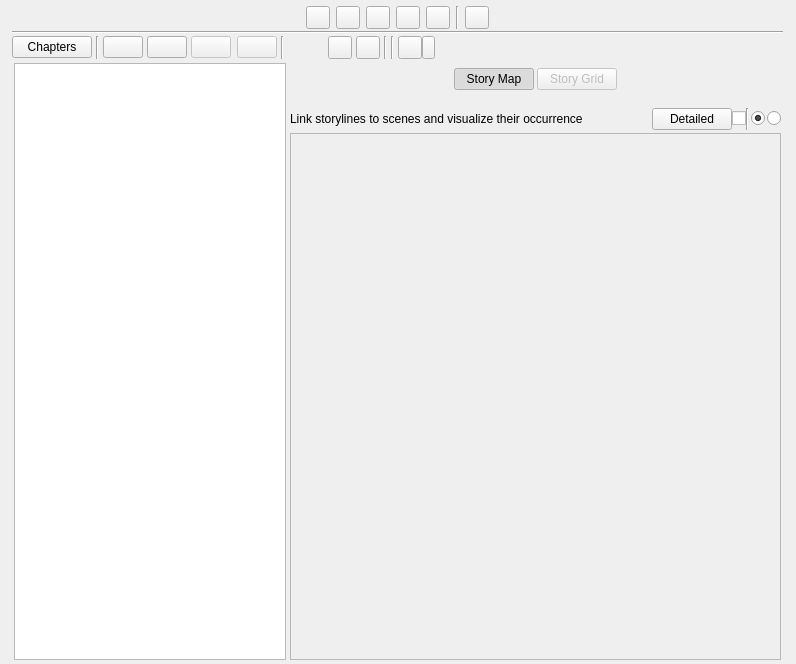
<?xml version="1.0" encoding="UTF-8"?>
<ui version="4.0">
 <class>ScenesView</class>
 <widget class="QWidget" name="ScenesView">
  <property name="geometry">
   <rect>
    <x>0</x>
    <y>0</y>
    <width>796</width>
    <height>664</height>
   </rect>
  </property>
  <property name="windowTitle">
   <string>Form</string>
  </property>
  <layout class="QVBoxLayout" name="verticalLayout">
   <property name="spacing">
    <number>2</number>
   </property>
   <property name="leftMargin">
    <number>2</number>
   </property>
   <property name="topMargin">
    <number>0</number>
   </property>
   <property name="rightMargin">
    <number>3</number>
   </property>
   <property name="bottomMargin">
    <number>2</number>
   </property>
   <item>
    <widget class="QWidget" name="wdgTitleParent" native="true">
     <property name="sizePolicy">
      <sizepolicy hsizetype="Preferred" vsizetype="Maximum">
       <horstretch>0</horstretch>
       <verstretch>0</verstretch>
      </sizepolicy>
     </property>
     <layout class="QHBoxLayout" name="horizontalLayout_6">
      <property name="spacing">
       <number>4</number>
      </property>
      <property name="leftMargin">
       <number>0</number>
      </property>
      <property name="topMargin">
       <number>0</number>
      </property>
      <property name="rightMargin">
       <number>0</number>
      </property>
      <property name="bottomMargin">
       <number>0</number>
      </property>
     </layout>
    </widget>
   </item>
   <item>
    <widget class="QStackedWidget" name="stackedWidget">
     <property name="currentIndex">
      <number>0</number>
     </property>
     <widget class="QWidget" name="pageView">
      <layout class="QVBoxLayout" name="verticalLayout_4">
       <property name="spacing">
        <number>0</number>
       </property>
       <property name="leftMargin">
        <number>10</number>
       </property>
       <property name="topMargin">
        <number>0</number>
       </property>
       <property name="rightMargin">
        <number>10</number>
       </property>
       <property name="bottomMargin">
        <number>0</number>
       </property>
       <item>
        <widget class="QWidget" name="widget_2" native="true">
         <layout class="QHBoxLayout" name="horizontalLayout_4">
          <property name="leftMargin">
           <number>0</number>
          </property>
          <property name="topMargin">
           <number>4</number>
          </property>
          <property name="rightMargin">
           <number>0</number>
          </property>
          <property name="bottomMargin">
           <number>2</number>
          </property>
          <item>
           <spacer name="horizontalSpacer_5">
            <property name="orientation">
             <enum>Qt::Horizontal</enum>
            </property>
            <property name="sizeHint" stdset="0">
             <size>
              <width>40</width>
              <height>20</height>
             </size>
            </property>
           </spacer>
          </item>
          <item>
           <widget class="QToolButton" name="btnCardsView">
            <property name="cursor">
             <cursorShape>PointingHandCursor</cursorShape>
            </property>
            <property name="toolTip">
             <string tr="true">Cards view</string>
            </property>
            <property name="text">
             <string/>
            </property>
            <property name="checkable">
             <bool>true</bool>
            </property>
            <property name="checked">
             <bool>false</bool>
            </property>
            <property name="base" stdset="0">
             <bool>true</bool>
            </property>
            <attribute name="buttonGroup">
             <string notr="true">btnGroupViews</string>
            </attribute>
           </widget>
          </item>
          <item>
           <widget class="QToolButton" name="btnTableView">
            <property name="cursor">
             <cursorShape>PointingHandCursor</cursorShape>
            </property>
            <property name="toolTip">
             <string tr="true">Table view</string>
            </property>
            <property name="text">
             <string/>
            </property>
            <property name="checkable">
             <bool>true</bool>
            </property>
            <property name="checked">
             <bool>false</bool>
            </property>
            <property name="base" stdset="0">
             <bool>true</bool>
            </property>
            <attribute name="buttonGroup">
             <string notr="true">btnGroupViews</string>
            </attribute>
           </widget>
          </item>
          <item>
           <widget class="QToolButton" name="btnTimelineView">
            <property name="cursor">
             <cursorShape>PointingHandCursor</cursorShape>
            </property>
            <property name="toolTip">
             <string tr="true">Story grid view</string>
            </property>
            <property name="text">
             <string/>
            </property>
            <property name="checkable">
             <bool>true</bool>
            </property>
            <property name="checked">
             <bool>false</bool>
            </property>
            <property name="base" stdset="0">
             <bool>true</bool>
            </property>
            <attribute name="buttonGroup">
             <string notr="true">btnGroupViews</string>
            </attribute>
           </widget>
          </item>
          <item>
           <widget class="QToolButton" name="btnStorymap">
            <property name="cursor">
             <cursorShape>PointingHandCursor</cursorShape>
            </property>
            <property name="toolTip">
             <string tr="true">Storymap view</string>
            </property>
            <property name="text">
             <string/>
            </property>
            <property name="checkable">
             <bool>true</bool>
            </property>
            <property name="checked">
             <bool>false</bool>
            </property>
            <property name="base" stdset="0">
             <bool>true</bool>
            </property>
            <attribute name="buttonGroup">
             <string notr="true">btnGroupViews</string>
            </attribute>
           </widget>
          </item>
          <item>
           <widget class="QToolButton" name="btnCharactersDistributionView">
            <property name="cursor">
             <cursorShape>PointingHandCursor</cursorShape>
            </property>
            <property name="toolTip">
             <string tr="true">Distribution view</string>
            </property>
            <property name="text">
             <string/>
            </property>
            <property name="checkable">
             <bool>true</bool>
            </property>
            <property name="base" stdset="0">
             <bool>true</bool>
            </property>
            <attribute name="buttonGroup">
             <string notr="true">btnGroupViews</string>
            </attribute>
           </widget>
          </item>
          <item>
           <widget class="Line" name="line_5">
            <property name="orientation">
             <enum>Qt::Vertical</enum>
            </property>
           </widget>
          </item>
          <item>
           <widget class="QToolButton" name="btnStatusView">
            <property name="cursor">
             <cursorShape>PointingHandCursor</cursorShape>
            </property>
            <property name="toolTip">
             <string tr="true">Progress view</string>
            </property>
            <property name="text">
             <string/>
            </property>
            <property name="checkable">
             <bool>true</bool>
            </property>
            <property name="base" stdset="0">
             <bool>true</bool>
            </property>
            <attribute name="buttonGroup">
             <string notr="true">btnGroupViews</string>
            </attribute>
           </widget>
          </item>
          <item>
           <spacer name="horizontalSpacer_8">
            <property name="orientation">
             <enum>Qt::Horizontal</enum>
            </property>
            <property name="sizeHint" stdset="0">
             <size>
              <width>40</width>
              <height>20</height>
             </size>
            </property>
           </spacer>
          </item>
         </layout>
        </widget>
       </item>
       <item>
        <widget class="Line" name="line_4">
         <property name="orientation">
          <enum>Qt::Horizontal</enum>
         </property>
        </widget>
       </item>
       <item>
        <widget class="QWidget" name="widget" native="true">
         <layout class="QHBoxLayout" name="horizontalLayout">
          <property name="spacing">
           <number>4</number>
          </property>
          <property name="leftMargin">
           <number>0</number>
          </property>
          <property name="topMargin">
           <number>2</number>
          </property>
          <property name="rightMargin">
           <number>0</number>
          </property>
          <property name="bottomMargin">
           <number>2</number>
          </property>
          <item>
           <widget class="QPushButton" name="btnChaptersToggle">
            <property name="cursor">
             <cursorShape>PointingHandCursor</cursorShape>
            </property>
            <property name="toolTip">
             <string tr="true">Toggle chapters display</string>
            </property>
            <property name="text">
             <string tr="true">Chapters</string>
            </property>
            <property name="checkable">
             <bool>true</bool>
            </property>
            <property name="base" stdset="0">
             <bool>true</bool>
            </property>
           </widget>
          </item>
          <item>
           <widget class="Line" name="line">
            <property name="orientation">
             <enum>Qt::Vertical</enum>
            </property>
           </widget>
          </item>
          <item>
           <widget class="QPushButton" name="btnNew">
            <property name="maximumSize">
             <size>
              <width>130</width>
              <height>16777215</height>
             </size>
            </property>
            <property name="cursor">
             <cursorShape>PointingHandCursor</cursorShape>
            </property>
            <property name="toolTip">
             <string tr="true">Add new scene</string>
            </property>
            <property name="text">
             <string/>
            </property>
            <property name="shortcut">
             <string>Ctrl+N</string>
            </property>
            <property name="positive" stdset="0">
             <bool>true</bool>
            </property>
            <property name="base" stdset="0">
             <bool>true</bool>
            </property>
           </widget>
          </item>
          <item>
           <widget class="QPushButton" name="btnNewWithMenu">
            <property name="maximumSize">
             <size>
              <width>130</width>
              <height>16777215</height>
             </size>
            </property>
            <property name="cursor">
             <cursorShape>PointingHandCursor</cursorShape>
            </property>
            <property name="toolTip">
             <string tr="true">Add new scene or chapter</string>
            </property>
            <property name="text">
             <string/>
            </property>
            <property name="shortcut">
             <string>Ctrl+N</string>
            </property>
            <property name="positive" stdset="0">
             <bool>true</bool>
            </property>
            <property name="base" stdset="0">
             <bool>true</bool>
            </property>
           </widget>
          </item>
          <item>
           <widget class="QPushButton" name="btnEdit">
            <property name="enabled">
             <bool>false</bool>
            </property>
            <property name="maximumSize">
             <size>
              <width>130</width>
              <height>16777215</height>
             </size>
            </property>
            <property name="cursor">
             <cursorShape>PointingHandCursor</cursorShape>
            </property>
            <property name="toolTip">
             <string tr="true">Edit selected scene</string>
            </property>
            <property name="text">
             <string/>
            </property>
            <property name="shortcut">
             <string>E</string>
            </property>
            <property name="base" stdset="0">
             <bool>true</bool>
            </property>
           </widget>
          </item>
          <item>
           <spacer name="horizontalSpacer_3">
            <property name="orientation">
             <enum>Qt::Horizontal</enum>
            </property>
            <property name="sizeType">
             <enum>QSizePolicy::Fixed</enum>
            </property>
            <property name="sizeHint" stdset="0">
             <size>
              <width>2</width>
              <height>20</height>
             </size>
            </property>
           </spacer>
          </item>
          <item>
           <widget class="QPushButton" name="btnDelete">
            <property name="enabled">
             <bool>false</bool>
            </property>
            <property name="maximumSize">
             <size>
              <width>130</width>
              <height>16777215</height>
             </size>
            </property>
            <property name="cursor">
             <cursorShape>PointingHandCursor</cursorShape>
            </property>
            <property name="toolTip">
             <string tr="true">Delete scene</string>
            </property>
            <property name="text">
             <string/>
            </property>
            <property name="shortcut">
             <string>Del</string>
            </property>
            <property name="deconstructive" stdset="0">
             <bool>true</bool>
            </property>
            <property name="base" stdset="0">
             <bool>true</bool>
            </property>
           </widget>
          </item>
          <item>
           <widget class="Line" name="line_2">
            <property name="orientation">
             <enum>Qt::Vertical</enum>
            </property>
           </widget>
          </item>
          <item>
           <spacer name="horizontalSpacer_4">
            <property name="orientation">
             <enum>Qt::Horizontal</enum>
            </property>
            <property name="sizeType">
             <enum>QSizePolicy::Preferred</enum>
            </property>
            <property name="sizeHint" stdset="0">
             <size>
              <width>40</width>
              <height>20</height>
             </size>
            </property>
           </spacer>
          </item>
          <item>
           <widget class="QToolButton" name="btnFilter">
            <property name="cursor">
             <cursorShape>PointingHandCursor</cursorShape>
            </property>
            <property name="toolTip">
             <string tr="true">Apply additional filters</string>
            </property>
            <property name="text">
             <string/>
            </property>
            <property name="popupMode">
             <enum>QToolButton::InstantPopup</enum>
            </property>
            <property name="base" stdset="0">
             <bool>true</bool>
            </property>
           </widget>
          </item>
          <item>
           <widget class="QToolButton" name="btnPreferences">
            <property name="cursor">
             <cursorShape>PointingHandCursor</cursorShape>
            </property>
            <property name="toolTip">
             <string tr="true">Customize view</string>
            </property>
            <property name="text">
             <string/>
            </property>
            <property name="popupMode">
             <enum>QToolButton::InstantPopup</enum>
            </property>
            <property name="base" stdset="0">
             <bool>true</bool>
            </property>
           </widget>
          </item>
          <item>
           <widget class="Line" name="lineBeforeActFilter">
            <property name="orientation">
             <enum>Qt::Vertical</enum>
            </property>
           </widget>
          </item>
          <item>
           <widget class="Line" name="line_6">
            <property name="orientation">
             <enum>Qt::Vertical</enum>
            </property>
           </widget>
          </item>
          <item>
           <layout class="QHBoxLayout" name="horizontalLayout_9">
            <property name="spacing">
             <number>0</number>
            </property>
            <item>
             <widget class="QToolButton" name="btnStoryStructure">
              <property name="cursor">
               <cursorShape>PointingHandCursor</cursorShape>
              </property>
              <property name="toolTip">
               <string tr="true">Toggle story structure display</string>
              </property>
              <property name="text">
               <string/>
              </property>
              <property name="checkable">
               <bool>true</bool>
              </property>
              <property name="checked">
               <bool>false</bool>
              </property>
              <property name="base" stdset="0">
               <bool>true</bool>
              </property>
             </widget>
            </item>
            <item>
             <widget class="QToolButton" name="btnStoryStructureSelector">
              <property name="maximumSize">
               <size>
                <width>13</width>
                <height>16777215</height>
               </size>
              </property>
              <property name="text">
               <string/>
              </property>
              <property name="base" stdset="0">
               <bool>true</bool>
              </property>
              <property name="side-button-left" stdset="0">
               <bool>true</bool>
              </property>
             </widget>
            </item>
           </layout>
          </item>
          <item>
           <spacer name="horizontalSpacer_10">
            <property name="orientation">
             <enum>Qt::Horizontal</enum>
            </property>
            <property name="sizeHint" stdset="0">
             <size>
              <width>40</width>
              <height>20</height>
             </size>
            </property>
           </spacer>
          </item>
         </layout>
        </widget>
       </item>
       <item>
        <widget class="QSplitter" name="splitterLeft">
         <property name="sizePolicy">
          <sizepolicy hsizetype="Expanding" vsizetype="Expanding">
           <horstretch>0</horstretch>
           <verstretch>0</verstretch>
          </sizepolicy>
         </property>
         <property name="orientation">
          <enum>Qt::Horizontal</enum>
         </property>
         <property name="handleWidth">
          <number>0</number>
         </property>
         <property name="childrenCollapsible">
          <bool>false</bool>
         </property>
         <widget class="QWidget" name="wgtChapters" native="true">
          <layout class="QVBoxLayout" name="verticalLayout_2">
           <property name="spacing">
            <number>3</number>
           </property>
           <property name="leftMargin">
            <number>2</number>
           </property>
           <property name="topMargin">
            <number>2</number>
           </property>
           <property name="rightMargin">
            <number>2</number>
           </property>
           <property name="bottomMargin">
            <number>2</number>
           </property>
           <item>
            <widget class="ScenesTreeView" name="treeChapters">
             <property name="sizePolicy">
              <sizepolicy hsizetype="Preferred" vsizetype="Expanding">
               <horstretch>0</horstretch>
               <verstretch>0</verstretch>
              </sizepolicy>
             </property>
             <property name="mouseTracking">
              <bool>true</bool>
             </property>
            </widget>
           </item>
          </layout>
         </widget>
         <widget class="QWidget" name="layoutWidget">
          <layout class="QVBoxLayout" name="scenesViewLayout">
           <property name="spacing">
            <number>3</number>
           </property>
           <property name="leftMargin">
            <number>2</number>
           </property>
           <property name="topMargin">
            <number>2</number>
           </property>
           <property name="rightMargin">
            <number>2</number>
           </property>
           <property name="bottomMargin">
            <number>2</number>
           </property>
           <item>
            <widget class="QWidget" name="wdgStoryStructureParent" native="true">
             <layout class="QVBoxLayout" name="verticalLayout_10">
              <property name="spacing">
               <number>0</number>
              </property>
              <property name="leftMargin">
               <number>0</number>
              </property>
              <property name="topMargin">
               <number>0</number>
              </property>
              <property name="rightMargin">
               <number>0</number>
              </property>
              <property name="bottomMargin">
               <number>0</number>
              </property>
              <item>
               <widget class="StoryStructureTimelineWidget" name="wdgStoryStructure" native="true"/>
              </item>
             </layout>
            </widget>
           </item>
           <item>
            <widget class="QStackedWidget" name="stackScenes">
             <property name="currentIndex">
              <number>5</number>
             </property>
             <widget class="QWidget" name="pageCards">
              <property name="relaxed-white-bg" stdset="0">
               <bool>true</bool>
              </property>
              <layout class="QHBoxLayout" name="horizontalLayout_7">
               <property name="spacing">
                <number>0</number>
               </property>
               <property name="leftMargin">
                <number>0</number>
               </property>
               <property name="topMargin">
                <number>0</number>
               </property>
               <property name="rightMargin">
                <number>0</number>
               </property>
               <property name="bottomMargin">
                <number>0</number>
               </property>
               <item>
                <widget class="QScrollArea" name="scrollArea">
                 <property name="widgetResizable">
                  <bool>true</bool>
                 </property>
                 <widget class="QWidget" name="scrollAreaWidgetContents_2">
                  <property name="geometry">
                   <rect>
                    <x>0</x>
                    <y>0</y>
                    <width>98</width>
                    <height>28</height>
                   </rect>
                  </property>
                  <layout class="QHBoxLayout" name="horizontalLayout_8">
                   <property name="spacing">
                    <number>0</number>
                   </property>
                   <property name="leftMargin">
                    <number>0</number>
                   </property>
                   <property name="topMargin">
                    <number>0</number>
                   </property>
                   <property name="rightMargin">
                    <number>0</number>
                   </property>
                   <property name="bottomMargin">
                    <number>0</number>
                   </property>
                   <item>
                    <widget class="CardsView" name="cards">
                     <property name="frameShape">
                      <enum>QFrame::StyledPanel</enum>
                     </property>
                     <property name="frameShadow">
                      <enum>QFrame::Raised</enum>
                     </property>
                     <property name="relaxed-white-bg" stdset="0">
                      <bool>true</bool>
                     </property>
                    </widget>
                   </item>
                  </layout>
                 </widget>
                </widget>
               </item>
              </layout>
             </widget>
             <widget class="QWidget" name="pageDefault">
              <layout class="QVBoxLayout" name="verticalLayout_5">
               <property name="spacing">
                <number>0</number>
               </property>
               <property name="leftMargin">
                <number>0</number>
               </property>
               <property name="topMargin">
                <number>0</number>
               </property>
               <property name="rightMargin">
                <number>0</number>
               </property>
               <property name="bottomMargin">
                <number>0</number>
               </property>
               <item>
                <widget class="QTableView" name="tblScenes">
                 <property name="editTriggers">
                  <set>QAbstractItemView::AllEditTriggers</set>
                 </property>
                 <property name="dragEnabled">
                  <bool>true</bool>
                 </property>
                 <property name="dragDropOverwriteMode">
                  <bool>false</bool>
                 </property>
                 <property name="dragDropMode">
                  <enum>QAbstractItemView::DragDrop</enum>
                 </property>
                 <property name="defaultDropAction">
                  <enum>Qt::MoveAction</enum>
                 </property>
                 <property name="alternatingRowColors">
                  <bool>false</bool>
                 </property>
                 <property name="selectionMode">
                  <enum>QAbstractItemView::SingleSelection</enum>
                 </property>
                 <property name="selectionBehavior">
                  <enum>QAbstractItemView::SelectItems</enum>
                 </property>
                 <property name="iconSize">
                  <size>
                   <width>32</width>
                   <height>32</height>
                  </size>
                 </property>
                 <property name="showGrid">
                  <bool>false</bool>
                 </property>
                 <property name="sortingEnabled">
                  <bool>false</bool>
                 </property>
                 <property name="wordWrap">
                  <bool>true</bool>
                 </property>
                 <property name="relaxed-white-bg" stdset="0">
                  <bool>true</bool>
                 </property>
                 <attribute name="horizontalHeaderCascadingSectionResizes">
                  <bool>false</bool>
                 </attribute>
                 <attribute name="horizontalHeaderStretchLastSection">
                  <bool>true</bool>
                 </attribute>
                 <attribute name="verticalHeaderVisible">
                  <bool>false</bool>
                 </attribute>
                 <attribute name="verticalHeaderDefaultSectionSize">
                  <number>50</number>
                 </attribute>
                </widget>
               </item>
              </layout>
             </widget>
             <widget class="QWidget" name="pageStages">
              <layout class="QVBoxLayout" name="verticalLayout_7">
               <property name="spacing">
                <number>0</number>
               </property>
               <property name="leftMargin">
                <number>0</number>
               </property>
               <property name="topMargin">
                <number>0</number>
               </property>
               <property name="rightMargin">
                <number>0</number>
               </property>
               <property name="bottomMargin">
                <number>0</number>
               </property>
               <item>
                <layout class="QVBoxLayout" name="verticalLayout_6">
                 <property name="leftMargin">
                  <number>5</number>
                 </property>
                 <property name="rightMargin">
                  <number>5</number>
                 </property>
                 <item>
                  <widget class="QWidget" name="wdgProgressTop" native="true">
                   <property name="relaxed-white-bg" stdset="0">
                    <bool>true</bool>
                   </property>
                   <layout class="QHBoxLayout" name="horizontalLayout_3">
                    <property name="spacing">
                     <number>1</number>
                    </property>
                    <item>
                     <widget class="RotatedButton" name="btnStageSelector">
                      <property name="text">
                       <string/>
                      </property>
                      <property name="iconSize">
                       <size>
                        <width>20</width>
                        <height>20</height>
                       </size>
                      </property>
                      <property name="base" stdset="0">
                       <bool>true</bool>
                      </property>
                     </widget>
                    </item>
                    <item>
                     <widget class="QWidget" name="wdgProgressCharts" native="true">
                      <property name="sizePolicy">
                       <sizepolicy hsizetype="Expanding" vsizetype="Maximum">
                        <horstretch>0</horstretch>
                        <verstretch>0</verstretch>
                       </sizepolicy>
                      </property>
                      <layout class="QHBoxLayout" name="horizontalLayout_5">
                       <property name="spacing">
                        <number>0</number>
                       </property>
                       <property name="leftMargin">
                        <number>0</number>
                       </property>
                       <property name="topMargin">
                        <number>0</number>
                       </property>
                       <property name="rightMargin">
                        <number>0</number>
                       </property>
                       <property name="bottomMargin">
                        <number>0</number>
                       </property>
                      </layout>
                     </widget>
                    </item>
                    <item alignment="Qt::AlignLeft|Qt::AlignTop">
                     <widget class="QToolButton" name="btnStageCustomize">
                      <property name="cursor">
                       <cursorShape>PointingHandCursor</cursorShape>
                      </property>
                      <property name="toolTip">
                       <string tr="true">Customize stages</string>
                      </property>
                      <property name="text">
                       <string/>
                      </property>
                      <property name="base" stdset="0">
                       <bool>true</bool>
                      </property>
                     </widget>
                    </item>
                   </layout>
                  </widget>
                 </item>
                 <item>
                  <widget class="QTableView" name="tblSceneStages">
                   <property name="sizePolicy">
                    <sizepolicy hsizetype="Expanding" vsizetype="Expanding">
                     <horstretch>0</horstretch>
                     <verstretch>0</verstretch>
                    </sizepolicy>
                   </property>
                   <property name="cursor" stdset="0">
                    <cursorShape>PointingHandCursor</cursorShape>
                   </property>
                   <property name="relaxed-white-bg" stdset="0">
                    <bool>true</bool>
                   </property>
                  </widget>
                 </item>
                </layout>
               </item>
              </layout>
             </widget>
             <widget class="QWidget" name="pageStoryGrid">
              <layout class="QVBoxLayout" name="verticalLayout_11">
               <property name="spacing">
                <number>0</number>
               </property>
               <property name="leftMargin">
                <number>0</number>
               </property>
               <property name="topMargin">
                <number>0</number>
               </property>
               <property name="rightMargin">
                <number>0</number>
               </property>
               <property name="bottomMargin">
                <number>0</number>
               </property>
              </layout>
             </widget>
             <widget class="QWidget" name="pageCharactersDistribution">
              <layout class="QVBoxLayout" name="verticalLayout_8">
               <property name="spacing">
                <number>0</number>
               </property>
               <property name="leftMargin">
                <number>0</number>
               </property>
               <property name="topMargin">
                <number>0</number>
               </property>
               <property name="rightMargin">
                <number>0</number>
               </property>
               <property name="bottomMargin">
                <number>0</number>
               </property>
              </layout>
             </widget>
             <widget class="QWidget" name="pageStorymap">
              <layout class="QVBoxLayout" name="verticalLayout_9">
               <property name="spacing">
                <number>3</number>
               </property>
               <property name="leftMargin">
                <number>0</number>
               </property>
               <property name="topMargin">
                <number>0</number>
               </property>
               <property name="rightMargin">
                <number>0</number>
               </property>
               <property name="bottomMargin">
                <number>0</number>
               </property>
               <item>
                <widget class="QWidget" name="wdgStorymapSelectors" native="true">
                 <layout class="QHBoxLayout" name="horizontalLayout_10">
                  <property name="spacing">
                   <number>3</number>
                  </property>
                  <property name="topMargin">
                   <number>2</number>
                  </property>
                  <property name="bottomMargin">
                   <number>5</number>
                  </property>
                  <item>
                   <spacer name="horizontalSpacer_6">
                    <property name="orientation">
                     <enum>Qt::Horizontal</enum>
                    </property>
                    <property name="sizeHint" stdset="0">
                     <size>
                      <width>40</width>
                      <height>20</height>
                     </size>
                    </property>
                   </spacer>
                  </item>
                  <item>
                   <widget class="QPushButton" name="btnStoryMapDisplay">
                    <property name="cursor">
                     <cursorShape>PointingHandCursor</cursorShape>
                    </property>
                    <property name="text">
                     <string tr="true">Story Map</string>
                    </property>
                    <property name="checkable">
                     <bool>true</bool>
                    </property>
                    <property name="checked">
                     <bool>true</bool>
                    </property>
                    <property name="transparent-rounded-bg-on-hover" stdset="0">
                     <bool>true</bool>
                    </property>
                    <property name="secondary-selector" stdset="0">
                     <bool>true</bool>
                    </property>
                    <attribute name="buttonGroup">
                     <string notr="true">btnGroupStoryMapView</string>
                    </attribute>
                   </widget>
                  </item>
                  <item>
                   <widget class="QPushButton" name="btnStoryGridDisplay">
                    <property name="enabled">
                     <bool>false</bool>
                    </property>
                    <property name="cursor">
                     <cursorShape>PointingHandCursor</cursorShape>
                    </property>
                    <property name="text">
                     <string tr="true">Story Grid</string>
                    </property>
                    <property name="checkable">
                     <bool>true</bool>
                    </property>
                    <property name="checked">
                     <bool>false</bool>
                    </property>
                    <property name="transparent-rounded-bg-on-hover" stdset="0">
                     <bool>true</bool>
                    </property>
                    <property name="secondary-selector" stdset="0">
                     <bool>true</bool>
                    </property>
                    <attribute name="buttonGroup">
                     <string notr="true">btnGroupStoryMapView</string>
                    </attribute>
                   </widget>
                  </item>
                  <item>
                   <spacer name="horizontalSpacer_2">
                    <property name="orientation">
                     <enum>Qt::Horizontal</enum>
                    </property>
                    <property name="sizeHint" stdset="0">
                     <size>
                      <width>40</width>
                      <height>20</height>
                     </size>
                    </property>
                   </spacer>
                  </item>
                 </layout>
                </widget>
               </item>
               <item>
                <widget class="QWidget" name="wdgStorymapToolbar" native="true">
                 <layout class="QHBoxLayout" name="wdgStorymapSettingsBar">
                  <property name="spacing">
                   <number>0</number>
                  </property>
                  <property name="leftMargin">
                   <number>0</number>
                  </property>
                  <property name="topMargin">
                   <number>10</number>
                  </property>
                  <property name="rightMargin">
                   <number>0</number>
                  </property>
                  <property name="bottomMargin">
                   <number>0</number>
                  </property>
                  <item>
                   <widget class="QLabel" name="lblStorymapDesc">
                    <property name="text">
                     <string tr="true">Link storylines to scenes and visualize their occurrence</string>
                    </property>
                    <property name="wordWrap">
                     <bool>false</bool>
                    </property>
                    <property name="description" stdset="0">
                     <bool>true</bool>
                    </property>
                   </widget>
                  </item>
                  <item>
                   <spacer name="horizontalSpacer_7">
                    <property name="orientation">
                     <enum>Qt::Horizontal</enum>
                    </property>
                    <property name="sizeHint" stdset="0">
                     <size>
                      <width>40</width>
                      <height>20</height>
                     </size>
                    </property>
                   </spacer>
                  </item>
                  <item>
                   <widget class="QPushButton" name="pushButton">
                    <property name="cursor">
                     <cursorShape>PointingHandCursor</cursorShape>
                    </property>
                    <property name="text">
                     <string tr="true">Detailed</string>
                    </property>
                    <property name="transparent" stdset="0">
                     <bool>true</bool>
                    </property>
                   </widget>
                  </item>
                  <item alignment="Qt::AlignVCenter">
                   <widget class="Toggle" name="cbStoryMapDetailed">
                    <property name="text">
                     <string/>
                    </property>
                   </widget>
                  </item>
                  <item>
                   <widget class="Line" name="line_7">
                    <property name="orientation">
                     <enum>Qt::Vertical</enum>
                    </property>
                   </widget>
                  </item>
                  <item>
                   <widget class="QWidget" name="wdgOrientation" native="true">
                    <layout class="QHBoxLayout" name="horizontalLayout_11">
                     <property name="spacing">
                      <number>2</number>
                     </property>
                     <property name="leftMargin">
                      <number>2</number>
                     </property>
                     <property name="topMargin">
                      <number>0</number>
                     </property>
                     <property name="rightMargin">
                      <number>0</number>
                     </property>
                     <property name="bottomMargin">
                      <number>0</number>
                     </property>
                     <item>
                      <widget class="QRadioButton" name="rbHorizontal">
                       <property name="cursor">
                        <cursorShape>PointingHandCursor</cursorShape>
                       </property>
                       <property name="text">
                        <string/>
                       </property>
                       <property name="checked">
                        <bool>true</bool>
                       </property>
                      </widget>
                     </item>
                     <item>
                      <widget class="QRadioButton" name="rbVertical">
                       <property name="cursor">
                        <cursorShape>PointingHandCursor</cursorShape>
                       </property>
                       <property name="text">
                        <string/>
                       </property>
                       <property name="checked">
                        <bool>false</bool>
                       </property>
                      </widget>
                     </item>
                    </layout>
                   </widget>
                  </item>
                 </layout>
                </widget>
               </item>
               <item>
                <widget class="QScrollArea" name="scrollArea_2">
                 <property name="widgetResizable">
                  <bool>true</bool>
                 </property>
                 <widget class="QWidget" name="scrollAreaStoryMap">
                  <property name="geometry">
                   <rect>
                    <x>0</x>
                    <y>0</y>
                    <width>459</width>
                    <height>513</height>
                   </rect>
                  </property>
                  <property name="sizePolicy">
                   <sizepolicy hsizetype="Expanding" vsizetype="Expanding">
                    <horstretch>0</horstretch>
                    <verstretch>0</verstretch>
                   </sizepolicy>
                  </property>
                  <layout class="QVBoxLayout" name="verticalLayout_12">
                   <property name="spacing">
                    <number>0</number>
                   </property>
                   <property name="leftMargin">
                    <number>0</number>
                   </property>
                   <property name="topMargin">
                    <number>0</number>
                   </property>
                   <property name="rightMargin">
                    <number>0</number>
                   </property>
                   <property name="bottomMargin">
                    <number>0</number>
                   </property>
                  </layout>
                 </widget>
                </widget>
               </item>
              </layout>
             </widget>
            </widget>
           </item>
          </layout>
         </widget>
        </widget>
       </item>
      </layout>
     </widget>
     <widget class="QWidget" name="pageEditor">
      <layout class="QVBoxLayout" name="verticalLayout_3">
       <property name="spacing">
        <number>0</number>
       </property>
       <property name="leftMargin">
        <number>0</number>
       </property>
       <property name="topMargin">
        <number>0</number>
       </property>
       <property name="rightMargin">
        <number>0</number>
       </property>
       <property name="bottomMargin">
        <number>0</number>
       </property>
      </layout>
     </widget>
    </widget>
   </item>
  </layout>
 </widget>
 <customwidgets>
  <customwidget>
   <class>StoryStructureTimelineWidget</class>
   <extends>QWidget</extends>
   <header>plotlyst.view.widget.structure.timeline</header>
   <container>1</container>
  </customwidget>
  <customwidget>
   <class>ScenesTreeView</class>
   <extends>QTreeView</extends>
   <header>plotlyst.view.widget.scene</header>
  </customwidget>
  <customwidget>
   <class>Toggle</class>
   <extends>QCheckBox</extends>
   <header>plotlyst.view.widget.input</header>
  </customwidget>
  <customwidget>
   <class>CardsView</class>
   <extends>QFrame</extends>
   <header>plotlyst.view.widget.cards</header>
   <container>1</container>
  </customwidget>
  <customwidget>
   <class>RotatedButton</class>
   <extends>QPushButton</extends>
   <header>plotlyst.view.widget.input</header>
  </customwidget>
 </customwidgets>
 <resources/>
 <connections>
  <connection>
   <sender>pushButton</sender>
   <signal>clicked()</signal>
   <receiver>cbStoryMapDetailed</receiver>
   <slot>animateClick()</slot>
   <hints>
    <hint type="sourcelabel">
     <x>681</x>
     <y>121</y>
    </hint>
    <hint type="destinationlabel">
     <x>733</x>
     <y>122</y>
    </hint>
   </hints>
  </connection>
 </connections>
 <buttongroups>
  <buttongroup name="btnGroupStoryMapView"/>
  <buttongroup name="btnGroupViews"/>
 </buttongroups>
</ui>
